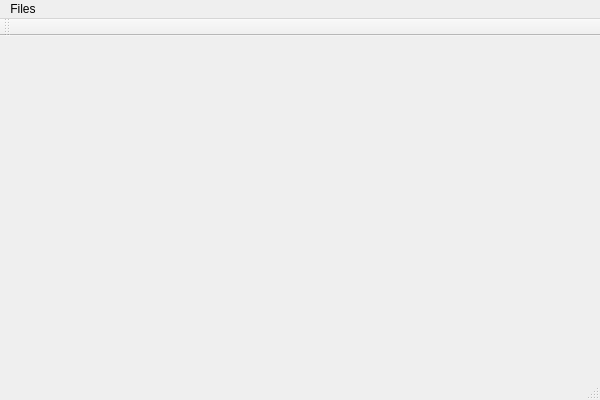
<?xml version="1.0" encoding="UTF-8"?>
<ui version="4.0">
 <class>DrawServerClass</class>
 <widget class="QMainWindow" name="DrawServerClass">
  <property name="geometry">
   <rect>
    <x>0</x>
    <y>0</y>
    <width>600</width>
    <height>400</height>
   </rect>
  </property>
  <property name="windowTitle">
   <string>DrawServer</string>
  </property>
  <widget class="QChildView" name="centralWidget"/>
  <widget class="QMenuBar" name="menuBar">
   <property name="geometry">
    <rect>
     <x>0</x>
     <y>0</y>
     <width>600</width>
     <height>21</height>
    </rect>
   </property>
   <widget class="QMenu" name="menuFiles">
    <property name="title">
     <string>Files</string>
    </property>
    <addaction name="m_send"/>
    <addaction name="m_disconnectAll"/>
    <addaction name="m_quit"/>
   </widget>
   <addaction name="menuFiles"/>
  </widget>
  <widget class="QToolBar" name="mainToolBar">
   <attribute name="toolBarArea">
    <enum>TopToolBarArea</enum>
   </attribute>
   <attribute name="toolBarBreak">
    <bool>false</bool>
   </attribute>
  </widget>
  <widget class="QStatusBar" name="statusBar"/>
  <action name="m_send">
   <property name="text">
    <string>Send</string>
   </property>
  </action>
  <action name="m_disconnectAll">
   <property name="text">
    <string>Disconnect All</string>
   </property>
  </action>
  <action name="m_quit">
   <property name="text">
    <string>Quit</string>
   </property>
  </action>
 </widget>
 <layoutdefault spacing="6" margin="11"/>
 <customwidgets>
  <customwidget>
   <class>QChildView</class>
   <extends>QWidget</extends>
   <header>qchildview.h</header>
   <container>1</container>
  </customwidget>
 </customwidgets>
 <resources>
  <include location="drawserver.qrc"/>
 </resources>
 <connections/>
</ui>
